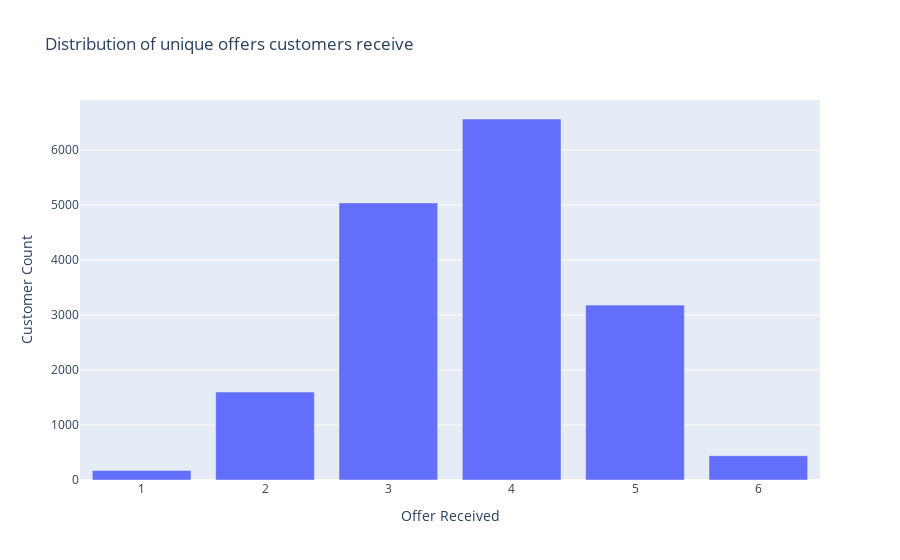

Notebook code cell kept with this figure:
### Code cell
# Count unique offers received per customer
import plotly.express as px
offer_received_per_customer = (transcript_df[transcript_df.event_offer_received == 1]
                               .groupby("customer_id")['offer_id']
                               .nunique()
                               .reset_index()
                               .rename(columns={'offer_id': 'offer_received'}))

# Count customers per unique offer received
customer_offer_count = (offer_received_per_customer.groupby('offer_received')['customer_id']
                        .nunique()
                        .reset_index()
                        .rename(columns={'customer_id': 'customer_count'}))


# Create a bar plot
fig = px.bar(customer_offer_count, x='offer_received', y='customer_count',
             labels={'offer_received': 'Offer Received',
                     'customer_count': 'Customer Count'},
             title='Distribution of unique offers customers receive')

fig.show()

### Figure 1 — Plotly figure (JSON) as saved in the notebook; plotly's stock layout.template omitted (floating-point values rounded to 4 significant figures)
{"data": [{"alignmentgroup": "True", "hovertemplate": "Offer Received=%{x}<br>Customer Count=%{y}<extra></extra>", "legendgroup": "", "marker": {"color": "#636efa", "pattern": {"shape": ""}}, "name": "", "offsetgroup": "", "orientation": "v", "showlegend": false, "textposition": "auto", "type": "bar", "x": [1, 2, 3, 4, 5, 6], "xaxis": "x", "y": [172, 1599, 5038, 6563, 3180, 442], "yaxis": "y"}], "layout": {"barmode": "relative", "legend": {"tracegroupgap": 0}, "title": {"text": "Distribution of unique offers customers receive"}, "xaxis": {"anchor": "y", "domain": [0, 1], "title": {"text": "Offer Received"}}, "yaxis": {"anchor": "x", "domain": [0, 1], "title": {"text": "Customer Count"}}}}
